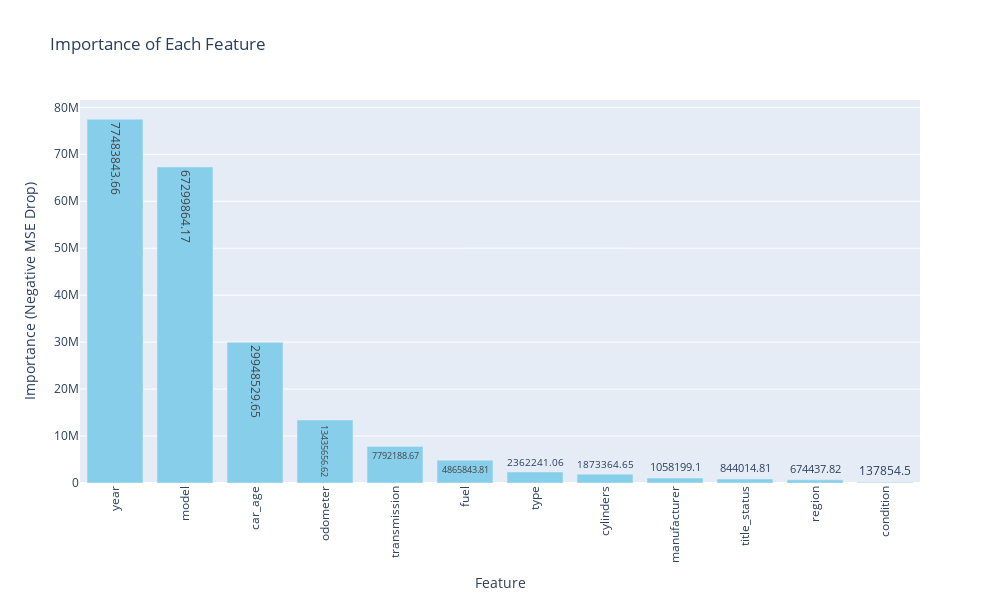

The notebook cell this image was saved under:
### Code cell
#Feature importance
r_multi = permutation_importance(
    gscv_ridge.best_estimator_,
    X_test, y_test, 
    n_repeats=30,
    random_state=21,
    scoring='neg_mean_squared_error'
)

# Create dictionary using importances_mean attribute
importances_tr = dict(zip(X_train.columns, r_multi.importances_mean))

# Sort by importance (largest negative MSE drop = most important)
# Note: reverse=True here since neg_mean_squared_error is more negative for more important features
importances_tr = {k: v for k, v in sorted(importances_tr.items(), key=lambda x: x[1], reverse=True)}
import_df = pd.DataFrame(importances_tr.values(), index=importances_tr.keys(), columns=['Importances'])
print(import_df)

# Reset index for Plotly
df_importances = import_df.reset_index().rename(columns={'index': 'Feature'})

# Create Plotly bar plot
fig = go.Figure(data=[
    go.Bar(
        x=df_importances['Feature'], 
        y=df_importances['Importances'], 
        marker_color='skyblue',  # Bar color
        text=df_importances['Importances'].round(2),  # Display values on bars
        textposition='auto'  # Place text on top of bars
    )
])

# Customize layout
fig.update_layout(
    title='Importance of Each Feature',
    xaxis_title='Feature',
    yaxis_title='Importance (Negative MSE Drop)',
    xaxis={'tickangle': -90},  # Rotate x-axis labels by 90 degrees
    height=600,  # Adjust height for readability
    width=1000   # Adjust width
)

# Show plot
fig.show()

### Figure 1 — Plotly figure (JSON) as saved in the notebook; plotly's stock layout.template omitted (floating-point values rounded to 4 significant figures)
{"data": [{"marker": {"color": "skyblue"}, "text": [77480000.0, 67300000.0, 29950000.0, 13440000.0, 7792000.0, 4866000.0, 2362000.0, 1873000.0, 1058000.0, 844000.0, 674400.0, 137900.0], "textposition": "auto", "type": "bar", "x": ["year", "model", "car_age", "odometer", "transmission", "fuel", "type", "cylinders", "manufacturer", "title_status", "region", "condition"], "y": [77480000.0, 67300000.0, 29950000.0, 13440000.0, 7792000.0, 4866000.0, 2362000.0, 1873000.0, 1058000.0, 844000.0, 674400.0, 137900.0]}], "layout": {"height": 600, "title": {"text": "Importance of Each Feature"}, "width": 1000, "xaxis": {"autorange": true, "range": [-0.5, 11.5], "tickangle": -90, "title": {"text": "Feature"}, "type": "category"}, "yaxis": {"autorange": true, "range": [0, 81560000.0], "title": {"text": "Importance (Negative MSE Drop)"}, "type": "linear"}}}
